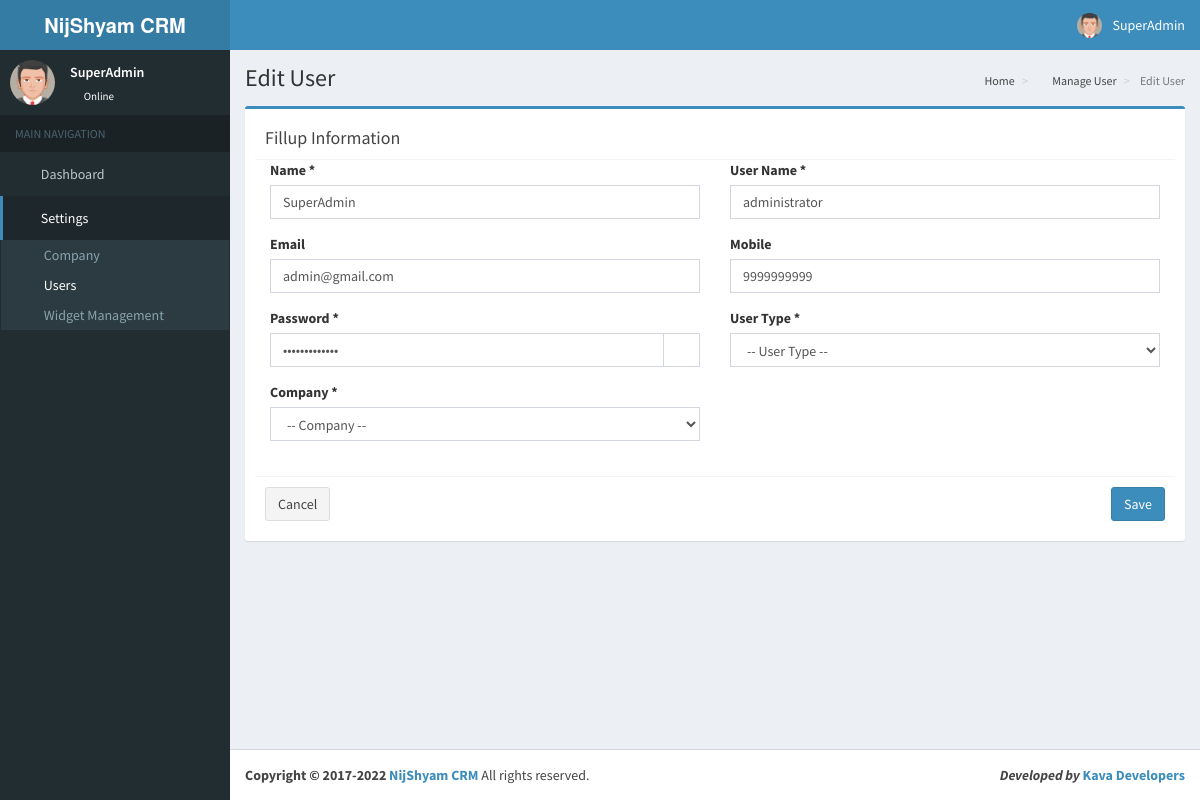
Screenshot of /site/edit_user.php?id=1 (signed in) with the database file from the repository.
### tables this page shows
CREATE TABLE IF NOT EXISTS `user` (
  `id` int(11) NOT NULL AUTO_INCREMENT,
  `user` varchar(200) NOT NULL,
  `email` varchar(200) DEFAULT NULL,
  `name` varchar(200) NOT NULL,
  `image` varchar(200) NOT NULL,
  `password` varchar(200) NOT NULL,
  `mobile` varchar(10) DEFAULT NULL,
  `auth` int(1) NOT NULL,
  `created_by` varchar(20) NOT NULL,
  `df` tinyint(1) NOT NULL DEFAULT '0',
  `c_id` varchar(200) DEFAULT NULL,
  PRIMARY KEY (`id`)
);

### site/query.php (called while the page is built, shortened)
<?php
include_once('config/config.php');
$user = $con->query("SELECT * FROM `user` WHERE id = '".$_SESSION['id']."'")->fetch_object();
?>

### site/edit_user.php (the view, shortened to what this page needs)
<?php include_once('header.php'); ?>
<?php include_once('sidebar.php'); ?>
<?php
$edit_user = $con->query("select * from user where id = '".$_GET['id']."'")->fetch_object();
 ?>
<div class="content-wrapper">
    <section class="content-header">
		<h1>
			Edit User
		</h1>
		<ol class="breadcrumb">
			<li class=""><a href="index.php"><i class="fa fa-home"></i>Home</a></li>
	        <li class=""><a href="manage_user.php"><i class="fa fa-user"></i> Manage User</a></li>
	        <li class="active"> Edit User</li>
      	</ol>
    </section>
<form action="process/edit_user.php" method="post" id="submit" enctype="multipart/form-data">
    <section class="content">
        <div class="row">
			<div class="col-md-12">
				<div class="box box-primary">
					<div class="box-body">
						<div class="box-header with-border">
							<h3 class="box-title"> Fillup Information</h3>
						</div>
						<div class="row">
							<div class="col-md-12">
								<div class="col-md-6">
									<div class="form-group">
										<label for="name">Name *</label>
										<input type="text" class="form-control" value="<?php echo $edit_user->name; ?>" id="name" name="name" autocomplete="off" spellcheck="false" placeholder="Name" required>
									</div>
								</div>
								<div class="col-md-6">
									<div class="form-group">
										<label for="username">User Name *</label>
										<input type="text" class="form-control" value="<?php echo $edit_user->user; ?>" id="username" onkeyup="unit_check();" name="username" autocomplete="off" spellcheck="false" placeholder="User Name" required>
									</div>
								</div>
								<div class="col-md-6">
									<div class="form-group">
										<label for="email">Email</label>
										<input type="email" id="email" value="<?php echo $edit_user->email; ?>" class="form-control" name="email" autocomplete="off" spellcheck="false" placeholder="Email" >
									</div>
								</div>
								<div class="col-md-6">
									<div class="form-group">
										<label for="mobile">Mobile</label>
										<input type="text" id="mobile" maxlength="10" value="<?php echo $edit_user->mobile; ?>"  pattern="[0-9]{10}" class="form-control" name="mobile" autocomplete="off" spellcheck="false" placeholder="Mobile">
									</div>
								</div>
								<div class="col-md-6">
									<div class="form-group">
										<label for="">Password *</label>
											<div class="input-group">
												<input type="password" class="form-control" id="input1" value="<?php echo $edit_user->password; ?>" name="np" placeholder="Enter New Password" autocomplete="off" spellcheck="false" required>
												<div class="input-group-addon" href="javascript:;" onclick="toggler1(this)" style="cursor: pointer"><i class="glyphicon glyphicon-eye-open"></i></div>
											</div>
									</div>
								</div>
							<?php if($user->auth == '0'){ ?>
								<div class="col-md-6">
									<div class="form-group">
										<label for="state">User Type *</label>
											<select id="type" name="type" class="form-control" required>
												<option value="">-- User Type --</option>
											</select>
									</div>
								</div>
								<div class="col-md-6">
									<div class="form-group">
										<label for="Company">Company *</label>
											<select id="Company" name="Company" class="form-control" required >
												<option value="">-- Company --</option>
											</select>
									</div>
								</div>
							<?php }else{ ?>
								<input type="hidden" name="type" value="2">
								<input type="hidden" name="Company" value="<?php echo $user->c_id; ?>">
							<?php } ?>
							</div>
						</div>
					</div>
					<div class="box-body">
						<div class="box-footer">
							<button type="submit" name="submit" class="btn btn-primary pull-right">Save</button>
							<a href="manage_user.php" class="btn btn-default">Cancel</a>
						</div>
					</div>
				</div>
			</div>
		</div>
    </section>
</form>
</div>
<?php include_once('footer.php'); ?>

### site/header.php (shortened to what this page needs)
<?php include_once('config/config.php');
 include_once('query.php');
 include_once('function/active.php');
?>
<!DOCTYPE html>
<html>
<head>
  <link rel="stylesheet" href="bootstrap/css/bootstrap.min.css">
  <link rel="stylesheet" href="font/css/font-awesome.min.css">
  <link rel="stylesheet" href="inicons/css/ionicons.min.css">
  <link rel="stylesheet" href="dist/css/AdminLTE.min.css">
<link rel="stylesheet" href="build/select2.min.css">
  <link rel="stylesheet" href="dist/css/skins/_all-skins.min.css">
  <link rel="stylesheet" href="plugins/iCheck/flat/blue.css">
  <link rel="stylesheet" href="plugins/jQueryUI/jquery-ui.min.css">
  <link rel="stylesheet" href="plugins/jvectormap/jquery-jvectormap-1.2.2.css">
  <link rel="stylesheet" href="plugins/datepicker/datepicker3.css">
  <link rel="stylesheet" href="plugins/daterangepicker/daterangepicker.css">
  <link rel="stylesheet" href="plugins/bootstrap-wysihtml5/bootstrap3-wysihtml5.min.css">
  <link rel="stylesheet" href="js/datatables.net/css/dataTables.bootstrap.min.css">
  <link rel="stylesheet" href="js/datatables.net/css/dataTables.tableTools.min.css">
</head>
<body class="hold-transition skin-blue sidebar-mini">
<div class="wrapper">
  <header class="main-header">
    <a href="" class="logo">
      <span class="logo-lg"><b><?php if($user->auth == '0'){ echo company; } else { echo get_company($con,$user->c_id); } ?></b> </span>
    </a>
    <nav class="navbar navbar-static-top">
       <a href="#" class="sidebar-toggle" data-toggle="offcanvas" role="button">
      </a>
      <div class="navbar-custom-menu">
        <ul class="nav navbar-nav">
				 <li>
            <a href="" title="Refresh Page" ><i class="fa fa-refresh"></i></a>
          </li>
				  <li>
            <a href="../lock_make.php" title="Lock" ><i class="fa fa-lock"></i></a>
          </li>
          <li class="dropdown user user-menu">
            <a href="#" class="dropdown-toggle" data-toggle="dropdown">
              <img src="<?php echo $user->image; ?>" class="user-image" alt="User Image">
              <span class="hidden-xs"><?php echo $user->name; ?></span>
            </a>
          </li>
        </ul>
      </div>
    </nav>
  </header>

### site/sidebar.php (shortened to what this page needs)
<aside class="main-sidebar">
    <section class="sidebar">
      <div class="user-panel">
        <div class="pull-left image">
          <img src="<?php echo $user->image; ?>" class="img-circle" alt="User Image">
        </div>
        <div class="pull-left info">
          <p><?php echo $user->name; ?></p>
          <a href="#"><i class="fa fa-circle text-success"></i> Online</a>
        </div>
      </div>
      <ul class="sidebar-menu">
        <li class="header">MAIN NAVIGATION</li>
		<li class='<?php menu(array("index.php")); ?>'><a href="index.php"><i class="fa fa-dashboard"></i> <span>Dashboard</span></a></li>
		<?php if($user->auth != '2'){ ?>
			<li class="treeview ">
			  <a href="#">
				<i class="fa fa-gears"></i> <span>Settings</span>
				<span class="pull-right-container">
				  <i class="fa fa-angle-left pull-right"></i>
				</span>
			  </a>
			  <ul class="treeview-menu">
			  	<?php if($user->auth == '0'){ ?>
					<li class='<?php menu(array("manage_company.php","add_company_new.php","edit_company.php")); ?>'><a href="manage_company.php"><i class="fa fa-industry"></i> <span>Company</span></a></li>
				<?php } ?>
			  	<?php if($user->auth != '2'){ ?>
					<li class='<?php menu(array("add_user.php","manage_user.php","edit_user.php","view_user.php")); ?>'><a href="manage_user.php"><i class="fa fa-user"></i> <span>Users</span></a></li>
				<?php } ?>
				<li class="treeview <?php menu(array("manage_status.php","manage_source.php","manage_followup_type.php")); ?>">
				  <a href="#">
					<i class="fa fa-th"></i> <span>Widget Management</span>
					<span class="pull-right-container">
					  <i class="fa fa-angle-left pull-right"></i>
					</span>
				  </a>
			</li>
			 </ul>
			</li>
		<?php } ?>
      </ul>
    </section>
  </aside>

### rows the page displays
user: image (picture), name "SuperAdmin", username "administrator", email "admin@gmail.com", mobile "9999999999"

### other values shown
company "NijShyam CRM"
